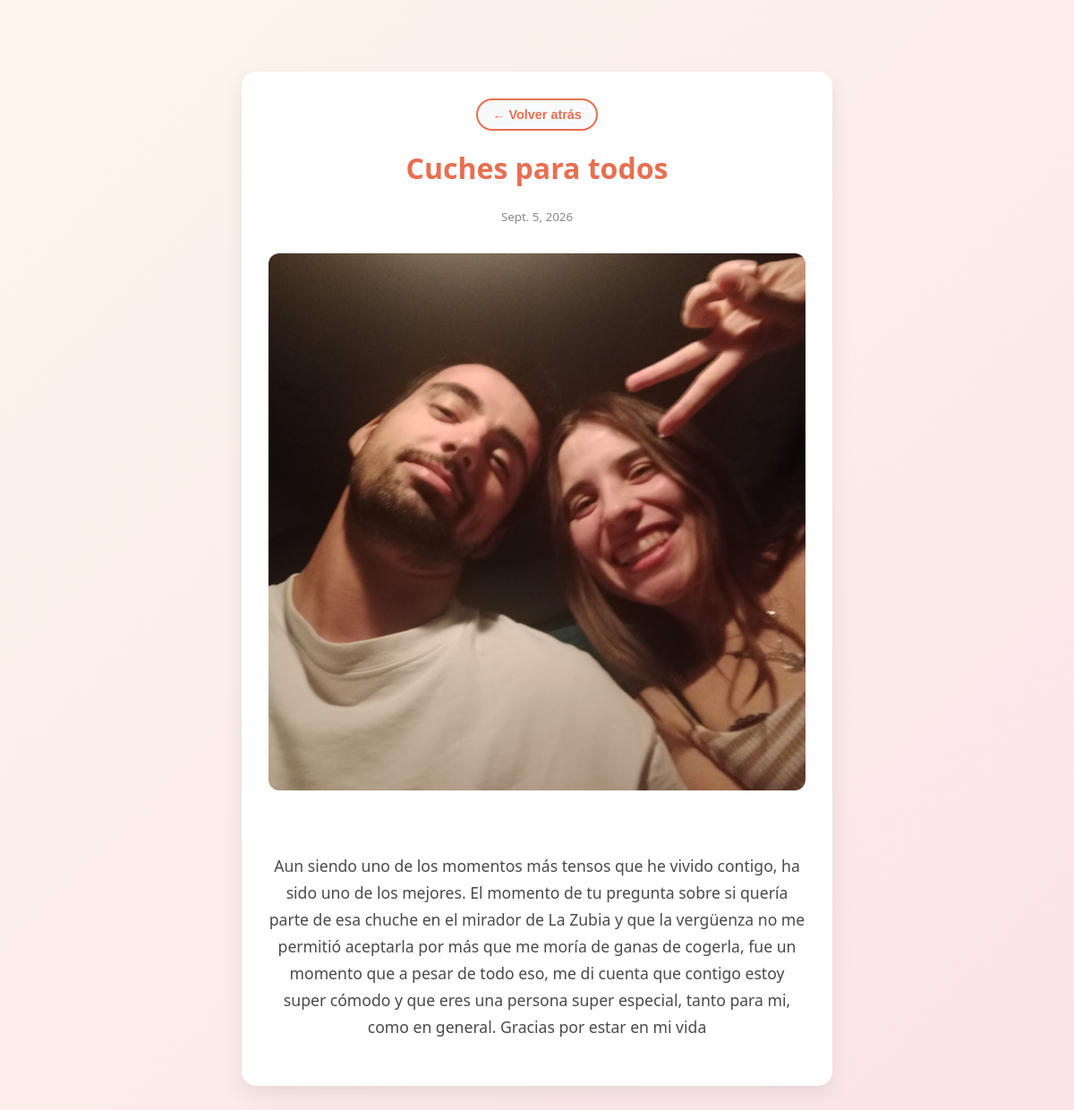
Page /recuerdos/1/ on the committed database.
### baul/models.py (models this page shows, shortened)
class Recuerdo(models.Model):
    titulo = models.CharField(max_length=200)
    imagen = models.ImageField(upload_to='recuerdos/')
    descripcion = models.TextField(blank=True)
    fecha = models.DateField()

### baul/views.py (the view)
# urls.py: path('recuerdos/<int:pk>/', views.detalle_recuerdo, name='detalle_recuerdo'),
def detalle_recuerdo(request, pk):
    recuerdo = get_object_or_404(Recuerdo, pk=pk)
    return render(request, 'baul/detalle_recuerdo.html', {'recuerdo': recuerdo})

### baul/templates/baul/detalle_recuerdo.html (shortened to what this page needs)
{% load static %}
<!DOCTYPE html>
<html lang="es">
<head>
    <link rel="stylesheet" href="{% static 'baul/css/estilos.css' %}">
</head>
<body>
    <div class="detalle-box">
        <button onclick="window.close();" class="btn-volver-atras">← Volver atrás</button>
        <h1>{{ recuerdo.titulo }}</h1>
        <p><small style="color: #888;">{{ recuerdo.fecha }}</small></p>
        {% if recuerdo.imagen %}
            <img src="{{ recuerdo.imagen.url }}" style="max-width: 100%; border-radius: 12px; margin: 15px 0;">
        {% endif %}
        <div class="detalle-texto">
            {{ recuerdo.descripcion }}
        </div>
    </div>
</body>
</html>

### baul/static/baul/css/estilos.css (style rules this page uses)
:root { --bg-gradient: linear-gradient(135deg, #fdf6ec 0%, #fbe3e8 100%); --card-bg: #ffffff; --primary-pink: #e76f51; --text-dark: #2b2d42; --shadow: 0 10px 20px rgba(0,0,0,0.08); }
body { font-family: 'Segoe UI', Tahoma, Geneva, Verdana, sans-serif; background: var(--bg-gradient); color: var(--text-dark); margin: 0; padding: 40px 20px; min-height: 100vh; display: flex; flex-direction: column; align-items: center; }
.detalle-box { background: #ffffff; border-radius: 16px; padding: 30px; max-width: 600px; margin: 40px auto; box-shadow: 0 10px 25px rgba(0,0,0,0.08); text-align: center; }
.detalle-box h1 { color: #e76f51; margin-top: 0; }
.detalle-texto { font-size: 1.1rem; line-height: 1.7; color: #4a4a4a; margin: 20px 0; white-space: pre-line; }
.btn-volver-atras { background-color: #f8f9fa; color: #e76f51; border: 2px solid #e76f51; padding: 8px 16px; border-radius: 20px; font-size: 0.9rem; font-weight: 600; cursor: pointer; transition: all 0.3s ease; margin-bottom: 20px; display: inline-block; }

### rows in the picture
Recuerdo: titulo "Cuches para todos", fecha "Sept. 5, 2026", imagen (picture), descripcion "Aun siendo uno de los momentos más tensos que he vivido contigo, ha sido uno de los mejores. El momento de tu pregunta sobre si quería parte de esa chuche en el mirador de La Zubia y que la vergüenza no me permitió aceptarla por más que me moría de ganas de cogerla, fue un momento que a pesar de todo eso, me di cuenta que contigo estoy super cómodo y que eres una persona super especial, tanto para mi, como en general. Gracias por estar en mi vida"
